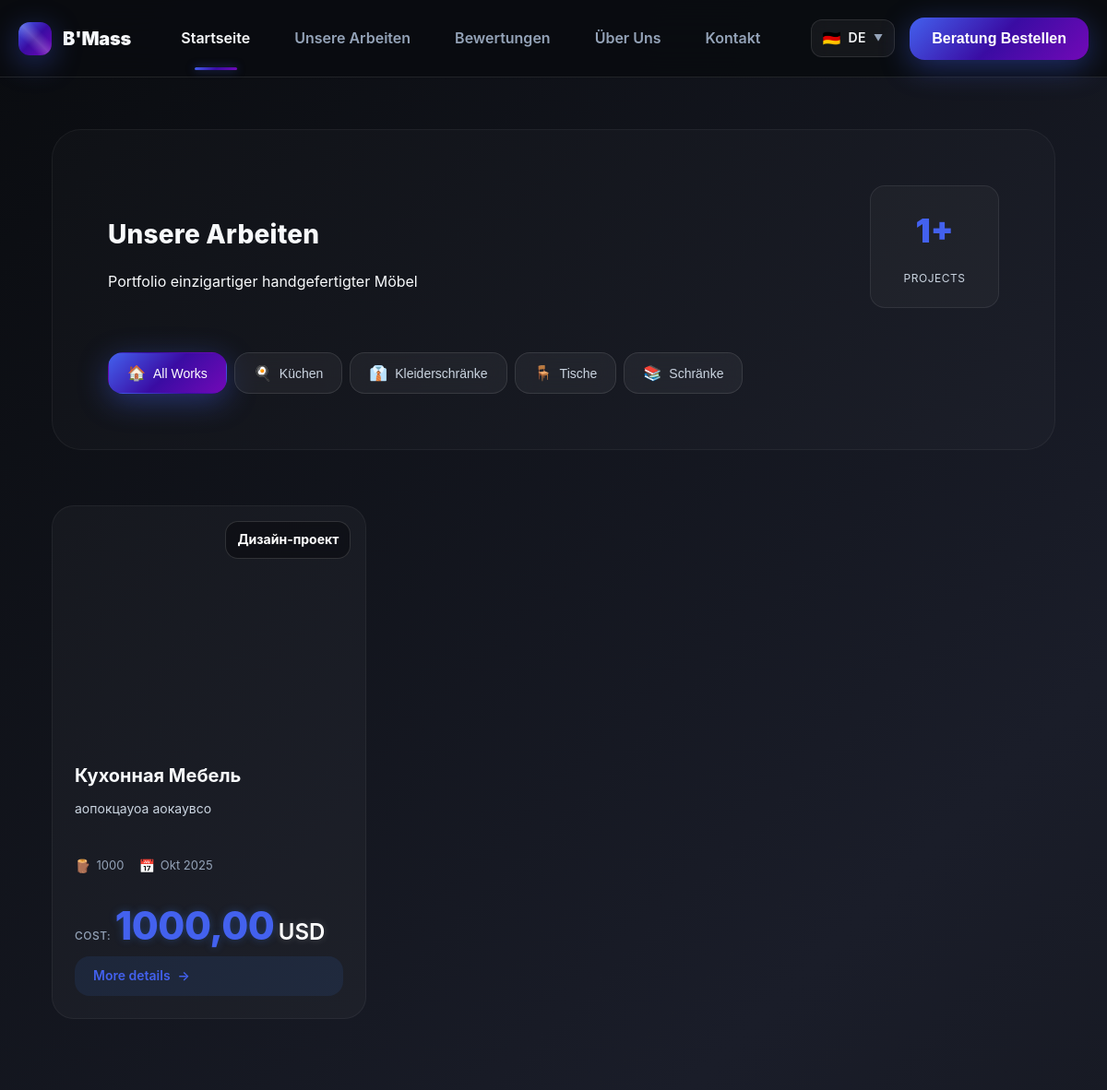
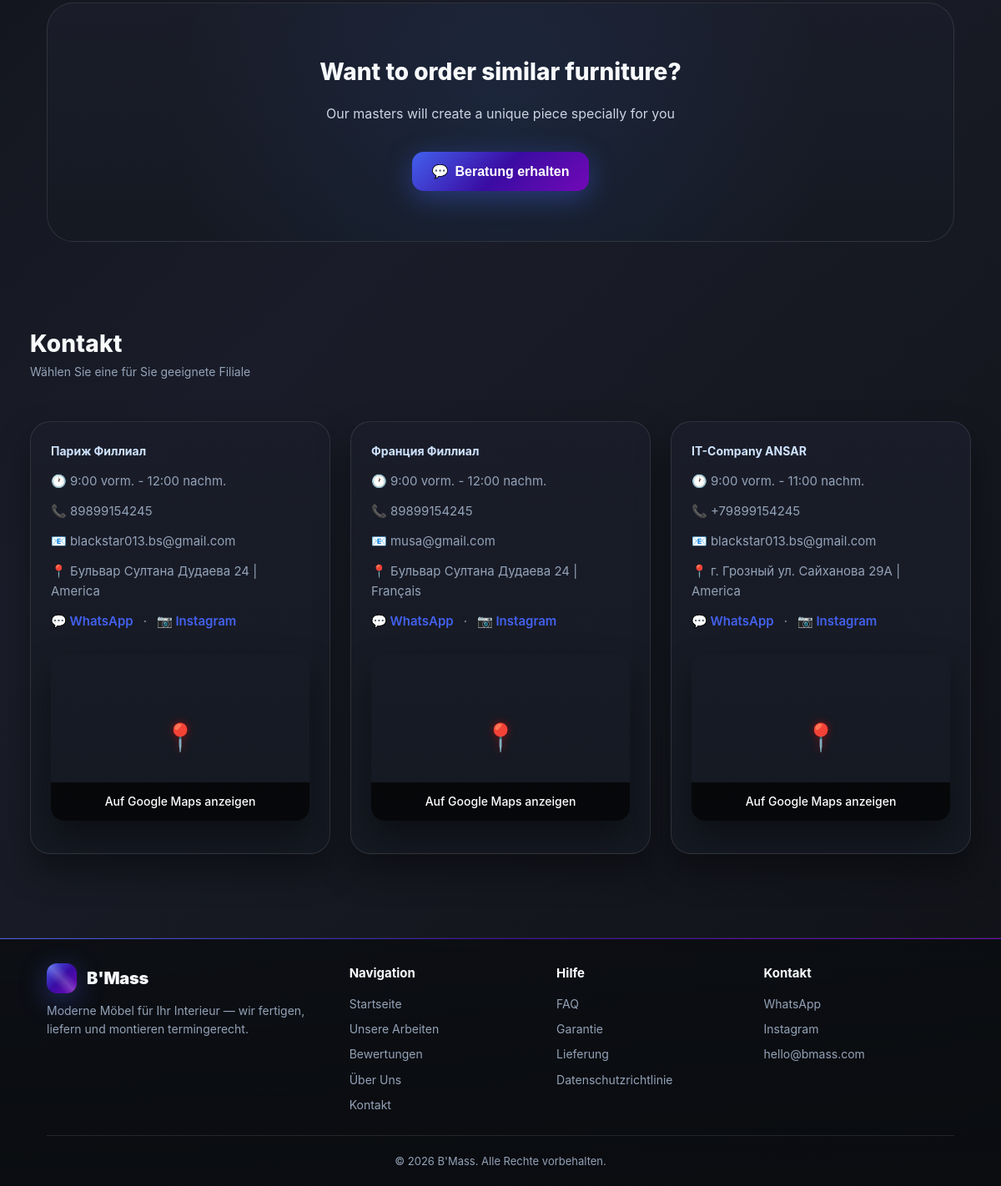
The page /portfolio/ on the database its author committed (2 pictures, top to bottom).
### admin_service/models.py (models this page shows, shortened)
class Work(models.Model):
    title = models.CharField(max_length=255, blank=True, verbose_name="Название мебели | Тип")
    description = models.TextField(blank=True, verbose_name="Описание мебели")
    image = models.ImageField(upload_to="portfolio/", verbose_name="Фотография мебели")
    price = models.DecimalField(max_digits=10, decimal_places=2, verbose_name="Цена", default=0)
    currency = models.CharField(max_length=5, choices=CURRENCIES, default="usd", verbose_name="Валюта")
    country = models.CharField(max_length=5, choices=COUNTRIES, default="us", verbose_name="Страна работы")
    date = models.DateField(blank=True, null=True, verbose_name="Дата изготовления")
    language = models.CharField(max_length=5, choices=languages, verbose_name="Выбор языка на работе")
    work_type = models.CharField(max_length=20, choices=WORK_TYPES, verbose_name="Тип работы", default="custom")
    status = models.CharField(max_length=20, choices=STATUSES, verbose_name="Статус", default="in_progress")
    material = models.CharField(max_length=100, blank=True, verbose_name="Материал")
    width = models.DecimalField(max_digits=6, decimal_places=2, blank=True, null=True, verbose_name="Ширина (см)")
    height = models.DecimalField(max_digits=6, decimal_places=2, blank=True, null=True, verbose_name="Высота (см)")
    depth = models.DecimalField(max_digits=6, decimal_places=2, blank=True, null=True, verbose_name="Глубина (см)")
    created_at = models.DateTimeField(auto_now_add=True, blank=True, verbose_name='Дата добавления')
    class Meta:
        verbose_name = "Работа"
        verbose_name_plural = "Работы"
        ordering = ["-created_at"]

class Contact(models.Model):
    branch_name = models.CharField(max_length=100, verbose_name="Название Филлиала")  # например: "Москва", "Берлин"
    phone = models.CharField(max_length=20, verbose_name="Номер телефона филлиала")
    email = models.EmailField(blank=True, verbose_name="Email филлиала")
    address = models.CharField(max_length=255, blank=True, verbose_name="Адрес филлиала")
    start_time = models.TimeField(blank=True, verbose_name='Открытие филлиала', null=True, help_text='Пример: 9:00')
    end_time = models.TimeField(blank=True, verbose_name='Закрытие филлиала', null=True, help_text='Пример: 24:00')
    whatsapp = models.URLField(blank=True, null=True, verbose_name="Контактный номер в Whastapp", help_text='wa.me/+phone_number', default='wa.me/+')
    instagram = models.URLField(blank=True, null=True, verbose_name="Страница филлиала в Instagram", help_text='https://www.instagram.com/Nickname"', default='https://www.instagram.com/')
    country = models.CharField(max_length=15, choices=country, default='am', verbose_name="Страна филлиала")
    language = models.CharField(max_length=5, choices=languages, default="en", verbose_name="Основной язык филлиала")
    latitude = models.DecimalField(max_digits=9, decimal_places=6, null=True, blank=True, verbose_name="Широта")
    longitude = models.DecimalField(max_digits=9, decimal_places=6, null=True, blank=True, verbose_name="Долгота")
    class Meta:
        verbose_name = "Контакты"
        verbose_name_plural = "Контакты"

### client_service/views.py (the view)
# urls.py: path("portfolio/", all_works, name="portfolio"),
def all_works(request):
    works = Work.objects.all()
    contacts = Contact.objects.all()
    return render(request, "works/works.html", context={
        "works": works,
        "contacts": contacts
    })

### client_service/templates/works/works.html (shortened to what this page needs)
{% extends 'base/base.html' %}
{% load i18n %}
{% block content %}
<section class="section">
    <div class="container">
        <div class="works-hero">
            <div class="section-header">
                <div>
                    <h1 class="section-title">{% trans 'Our Works' %}</h1>
                    <p class="section-subtitle">{% trans 'Portfolio of unique handmade furniture' %}</p>
                </div>
                <div class="works-stats">
                    <div class="stat-item">
                        <span class="stat-number">{{ works|length }}+</span>
                        <span class="stat-label">{% trans 'projects' %}</span>
                    </div>
                </div>
            </div>
            <div class="filter-tabs">
                <button class="filter-tab active" data-filter="all">
                    <span class="tab-icon">🏠</span>
                    <span>{% trans 'All Works' %}</span>
                </button>
                <button class="filter-tab" data-filter="kitchen">
                    <span class="tab-icon">🍳</span>
                    <span>{% trans 'Kitchens' %}</span>
                </button>
                <button class="filter-tab" data-filter="wardrobe">
                    <span class="tab-icon">👔</span>
                    <span>{% trans 'Wardrobes' %}</span>
                </button>
                <button class="filter-tab" data-filter="table">
                    <span class="tab-icon">🪑</span>
                    <span>{% trans 'Tables' %}</span>
                </button>
                <button class="filter-tab" data-filter="cabinet">
                    <span class="tab-icon">📚</span>
                    <span>{% trans 'Cabinets' %}</span>
                </button>
            </div>
        </div>
        <div class="portfolio-enhanced-grid" id="portfolioGrid">
            {% for work in works %}
            <article class="portfolio-card" data-category="{{ work.work_type }}">
                <div class="card-image-container">
                    <div class="card-badges">
                        <span class="badge badge-category">{{ work.get_work_type_display }}</span>
                    </div>
                </div>
                <div class="card-content">
                    <div class="card-main-content">
                        <h3 class="card-title">{{ work.title|truncatewords:3 }}</h3>
                        <p class="card-description">{{ work.description|truncatewords:16|default:"{% trans 'Description will appear soon' %}" }}</p>
                        <div class="card-details">
                            {% if work.material %}
                            <div class="detail-item">
                                <span class="detail-icon">🪵</span>
                                <span class="detail-text">{{ work.material }}</span>
                            </div>
                            {% endif %}
                            <div class="detail-item">
                                <span class="detail-icon">📅</span>
                                <span class="detail-text">{{ work.date|date:"M Y" }}</span>
                            </div>
                        </div>
                    </div>
                    <div class="card-footer">
                        <div class="price-section">
                            <span class="price-label">{% trans 'Cost:' %}</span>
                            {% if work.price %}
                            <span class="price-value">{{ work.price }}</span>
                            <span class="price-unit">{{ work.currency|upper }}</span>
                            {% else %}
                            <span class="price-value request">{% trans 'By request' %}</span>
                            {% endif %}
                        </div>
                        <a href="{% url 'client_service:work_detail' work.id %}" class="view-btn">
                            <span>{% trans 'More details' %}</span>
                            <span class="btn-arrow">→</span>
                        </a>
                    </div>
                </div>
            </article>
            {% endfor %}
        </div>
        <div class="works-cta">
            <div class="cta-content">
                <h3>{% trans 'Want to order similar furniture?' %}</h3>
                <p>{% trans 'Our masters will create a unique piece specially for you' %}</p>
                <button class="btn btn-primary" onclick="openConsultationModal()">
                    <span class="btn-icon">💬</span>
                    <span>{% trans 'Get consultation' %}</span>
                </button>
            </div>
        </div>
    </div>
</section>
<section id="contacts" class="section container">
    <div class="section-header">
        <div>
            <div class="section-title">{% trans 'Contacts' %}</div>
            <div class="section-sub">{% trans 'Choose a convenient branch for you' %}</div>
        </div>
    </div>
    <div class="branches">
        {% if contacts %}
        {% for contact in contacts %}
        <div class="branch">
            <div class="section-sub" style="color:#cfe3ff; font-weight:700;">{{ contact.branch_name }}</div>
            <div class="contact_row">🕐 {% if contact.start_time %}{{ contact.start_time|time:"g:i A" }}{% else %}—{% endif %} - {% if contact.end_time %}{{ contact.end_time|time:"g:i A" }}{% else %}—{% endif %}</div>
            <div class="contact-row">📞 {{ contact.phone }}</div>
            <div class="contact-row">📧 {{ contact.email }}</div>
            <div class="contact-row">📍 {{ contact.address }} | {{ contact.get_country_display }}</div>
            <div class="contact-row"><a href="{{ contact.whatsapp }}">💬 WhatsApp</a> · <a href="{{ contact.instagram }}">📷 Instagram</a></div>
            {% if contact.address %}
            <div class="contact-map">
                <a href="https://www.google.com/maps/search/?api=1&query={{ contact.address|urlencode }} {{ contact.get_country_display|urlencode }}" target="_blank" class="map-link">
                    <div class="mini-map"
                         style="background-image: url('https://maps.googleapis.com/maps/api/staticmap?center={{ contact.address|urlencode }} {{ contact.get_country_display|urlencode }}&zoom=15&size=300x200&key=AIzaSyCV338EzjXB46qlz9tV5qCipoeTVvIqo4I');">
                        <div class="map-marker">📍</div>
                    </div>
                    <div class="map-overlay">
                        <span class="map-text">{% trans 'View on Google Maps' %}</span>
                    </div>
                </a>
            </div>
            {% endif %}
        </div>
        {% endfor %}
        {% else %}
        <h1>{% trans 'No contacts!' %}</h1>
        {% endif %}
    </div>
</section>
{% endblock %}

### rows shown on the page
Work: work_type "Дизайн-проект", title "Кухонная Мебель", description "аопокцауоа аокаувсо", material "1000", date "Okt 2025", price "1000,00", currency "USD"
Contact: branch_name "Париж Филлиал", start_time "9:00 vorm.", end_time "12:00 nachm.", phone "89899154245", email "blackstar013.bs@gmail.com", address "Бульвар Султана Дудаева 24", country "America"
Contact: branch_name "Франция Филлиал", start_time "9:00 vorm.", end_time "12:00 nachm.", phone "89899154245", email "musa@gmail.com", address "Бульвар Султана Дудаева 24", country "Français"
Contact: branch_name "IT-Company ANSAR", start_time "9:00 vorm.", end_time "11:00 nachm.", phone "+79899154245", email "blackstar013.bs@gmail.com", address "г. Грозный ул. Сайханова 29А", country "America"

### other values the page prints
{{ works|length }} "1"
